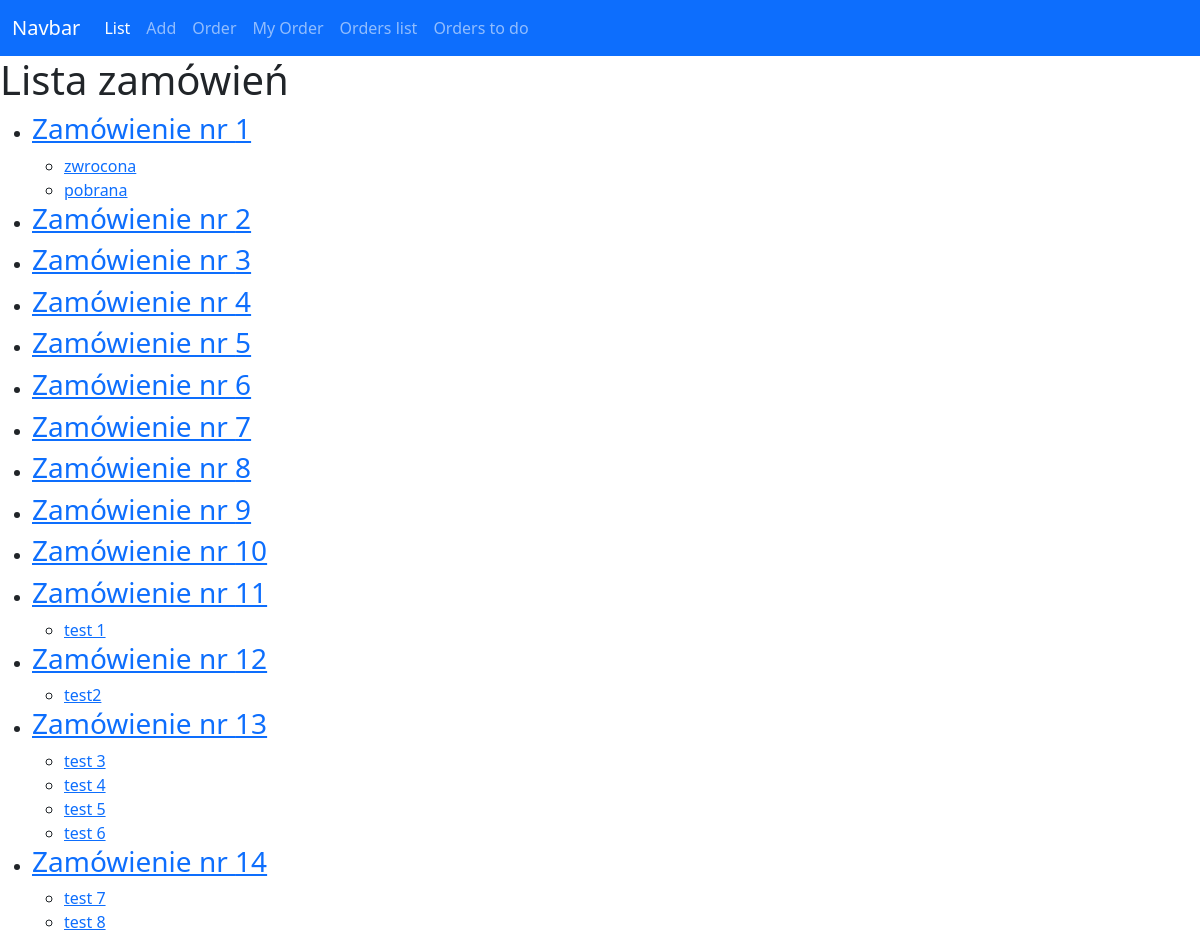
The page /files/orders/ on the database as committed earlier.
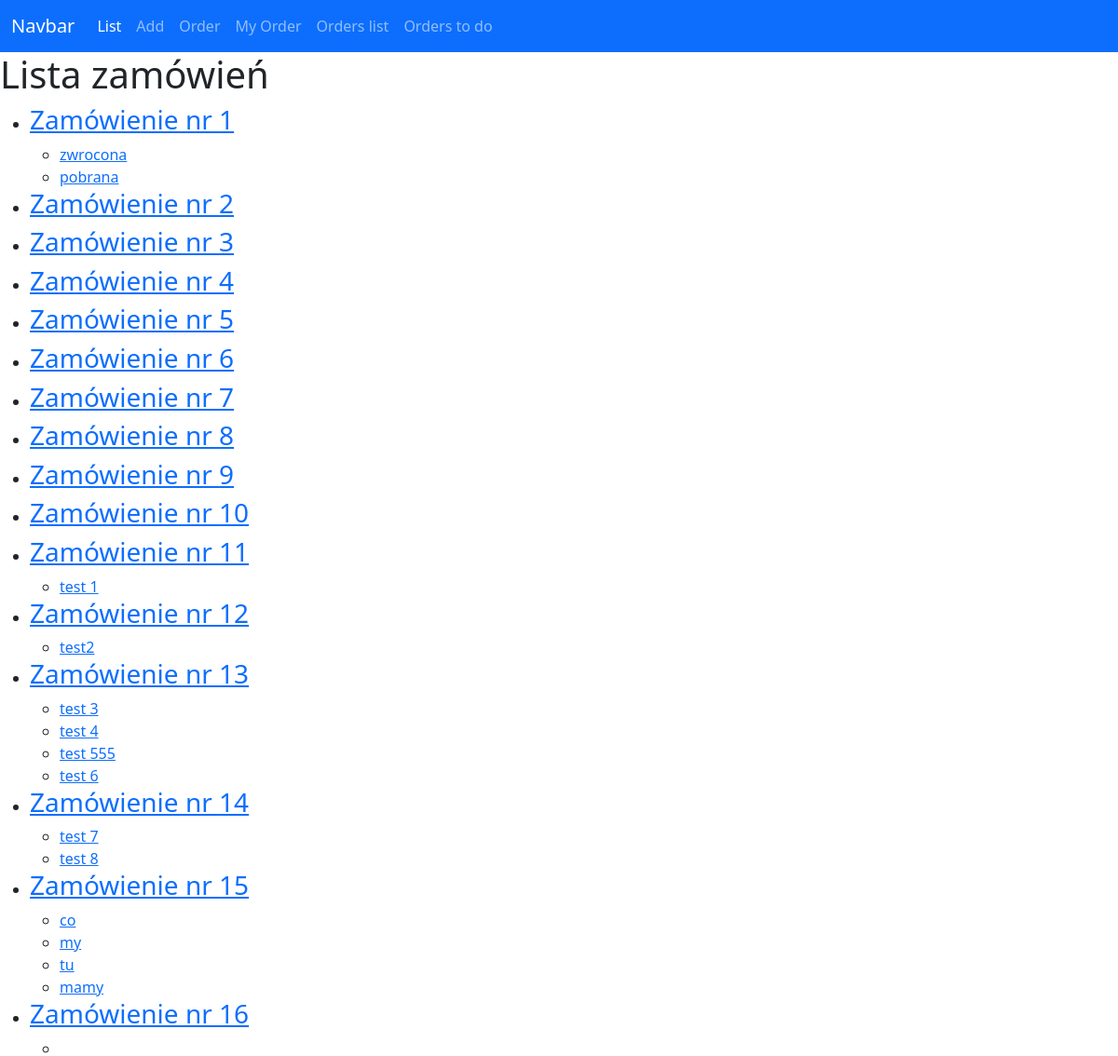
The same page on the database as committed later.
### files/models.py (models this page shows, shortened)
class Order(models.Model):
    order_date = models.DateTimeField()
    orderer = models.ForeignKey(User, related_name="orders", on_delete=models.RESTRICT)

class Vehicle(models.Model):
    tr = models.CharField(max_length=8)
    transfer_date = models.DateTimeField(blank=True, null=True)
    return_date = models.DateTimeField(blank=True, null=True)
    responsible_person = models.ForeignKey(User, related_name="vehicles", on_delete=models.RESTRICT)
    comments = models.CharField(max_length=100)
    LOAN_STATUS = (
        ('a', 'Awaits'),
        ('o', 'On Loan'),
        ('r', 'Returned'),
        ('e', 'rejected')
    )
    status = models.CharField(max_length=1, blank=True, choices=LOAN_STATUS, default='a')
    order = models.ForeignKey(Order, related_name="vehicles", on_delete=models.SET_NULL, null=True)

### files/views.py (the view)
# urls.py: path('orders/', views.Orders.as_view(), name='orders'),
class Orders(ListView):
    model = Order
    fields = "__all__"

### files/templates/files/order_list.html
{% extends 'home.html' %}
{% block content %}
<h1>Lista zamówień</h1>
<ul>
    {% for order in order_list %}
        <li><h3><a href="/files/order_details/{{order.id}}/">Zamówienie nr {{order.id}}</a></h3></li>
            <ul>
                {% for vehicle in order.vehicles.all %}
                    <li>
                        <a href="/files/update/{{vehicle.id}}/">{{vehicle.tr}}</a>
                    </li>
                {% endfor %}
            </ul>
    {% endfor %}
</ul>
{% endblock content %}

Rows that differ between the two databases and show on the page:
changed Vehicle: tr "test 5" → "test 555"
added Order: id "15"
added Vehicle: tr "co", shown under "15"
added Vehicle: tr "my", shown under "15"
added Vehicle: tr "tu", shown under "15"
added Vehicle: tr "mamy", shown under "15"
added Order: id "16"
